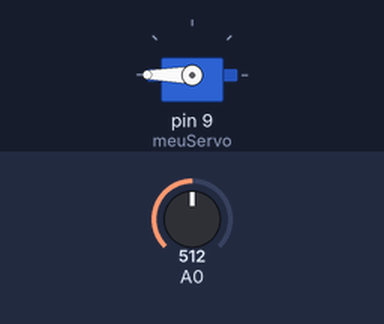
The sketch below on a simulated Arduino Uno, built with avr-gcc and run on an emulated ATmega328P. Shown: servo. The inputs (shaded band) are chosen by the test bench; at power-on: A0 = 512.

Above: at 1.2 s.
1.3 s: A0 set to 306
At 2.3 s:
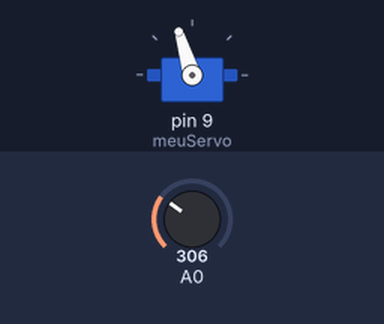
2.8 s: A0 set to 122
At 3.5 s:
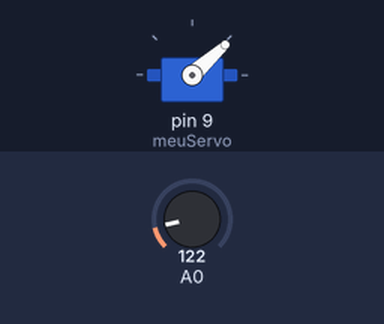
4.3 s: A0 set to 0
At 4.8 s:
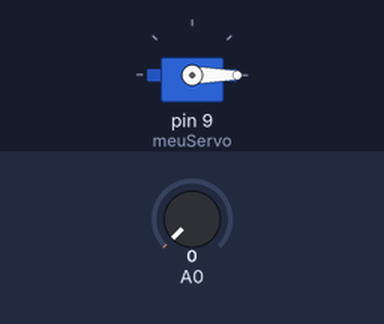
5.8 s: A0 set to 511
At 7.0 s:
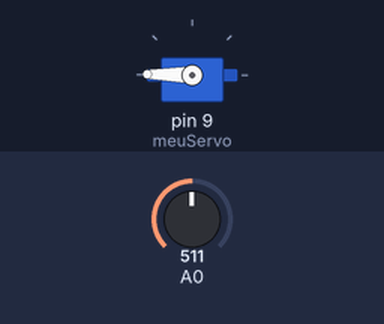
7.3 s: A0 set to 716
At 8.4 s:
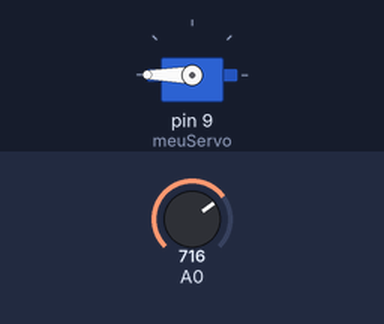
Timing chart, 0 to 9.8 s (numbered marks = the images above; inputs shaded):
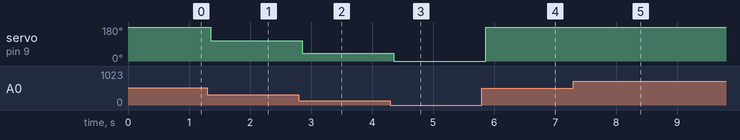

The sketch:

second.ino
```cpp
#include <Servo.h>


Servo meuServo;

void setup()
{
  Serial.begin(9600);
  meuServo.attach(9);
}

void loop()
{
  int pot = analogRead(A0);
  int angulo = map(pot, 0, 1023, 0, 360);
  meuServo.write(angulo);
  delay(150);
}
```

Measured:
- after the input at 1.3 s, servo on pin 9 (meuServo): 180° → 107° after 0.05 s
- after the input at 2.8 s, servo on pin 9 (meuServo): 107° → 42° after 0.05 s
- after the input at 4.3 s, servo on pin 9 (meuServo): 42° → 0° after 0.06 s
- after the input at 5.8 s, servo on pin 9 (meuServo): 0° → 179° after 0.06 s
- after the input at 7.3 s, servo on pin 9 (meuServo): 179° → 180° after 0.06 s
